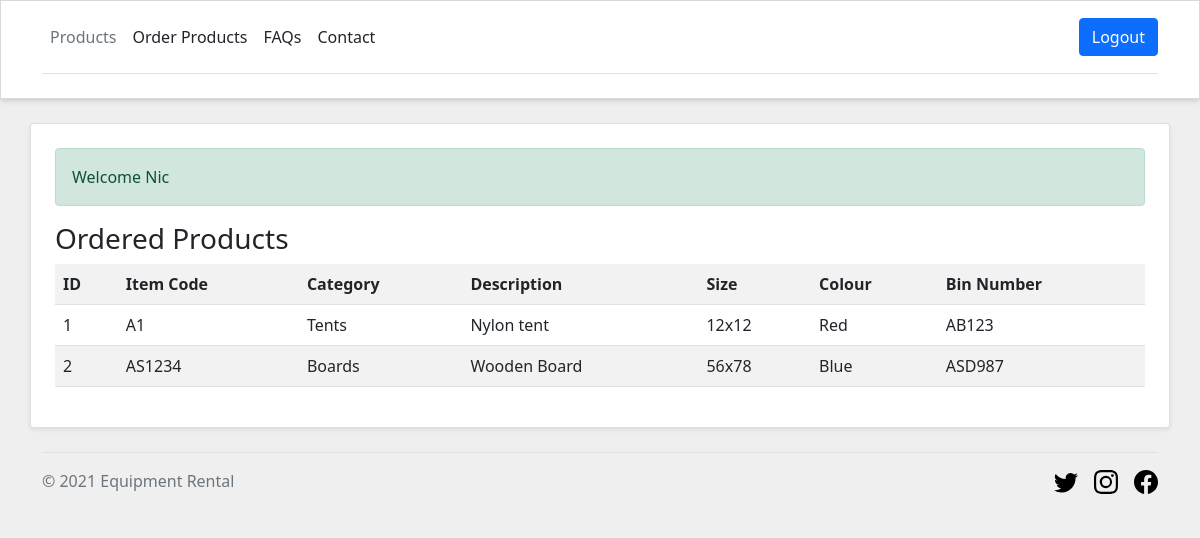
Screenshot of /ordered_products.php (signed in) with the database file from the repository.
### tables this page shows
CREATE TABLE `ordered_items` (
  `id` int(11) NOT NULL AUTO_INCREMENT,
  `item_id` int(11) DEFAULT NULL,
  `user_id` int(11) DEFAULT NULL,
  `ordered` datetime DEFAULT current_timestamp(),
  PRIMARY KEY (`id`)
);

CREATE TABLE `items` (
  `id` int(11) NOT NULL AUTO_INCREMENT,
  `item_code` varchar(256) DEFAULT NULL,
  `category` text DEFAULT NULL,
  `description` text DEFAULT NULL,
  `size` varchar(256) DEFAULT NULL,
  `color` text DEFAULT NULL,
  `bin_number` varchar(256) DEFAULT NULL,
  `created` timestamp NULL DEFAULT current_timestamp(),
  PRIMARY KEY (`id`)
);

### ordered_products.php (the view, shortened to what this page needs)
<?php
require_once("config/db.php");
$query = "SELECT * FROM `items` LEFT JOIN ordered_items ON items.id = ordered_items.item_id WHERE ordered_items.user_id = ".$_SESSION['user']['id'];
$result = mysqli_query($connection, $query);
?>
<?php require_once("header.php"); ?>
<section>
    <div class="container card rounded bg-white shadow-sm my-4 p-4">
        <div class="alert alert-success">Welcome <?php echo $_SESSION['user']['username']; ?></div>
        <h3>Ordered Products</h3>
        <table class="table table-striped table-hover">
            <tr>
                <th>ID</th>
                <th>Item Code</th>
                <th>Category</th>
                <th>Description</th>
                <th>Size</th>
                <th>Colour</th>
                <th>Bin Number</th>
            </tr>
            <?php
                if($result->num_rows > 0){
                    while($all_products = mysqli_fetch_array($result)){
            ?>
            <tr>
                <td><?php echo $all_products['id']; ?></td>
                <td><?php echo $all_products['item_code']; ?></td>
                <td><?php echo $all_products['category']; ?></td>
                <td><?php echo $all_products['description']; ?></td>
                <td><?php echo $all_products['size']; ?></td>
                <td><?php echo $all_products['color']; ?></td>
                <td><?php echo $all_products['bin_number']; ?></td>
            </tr>
            <?php }} ?>
        </table>
    </div>
</section>
<?php require_once("footer.php"); ?>

### resources/css/site.css (style rules this page uses)
body { background-color: #efefef !important; }

### rows the page displays
ordered_items: id "1", item.item_code "A1", item.category "Tents", item.description "Nylon tent", item.size "12x12", item.color "Red", item.bin_number "AB123"
ordered_items: id "2", item.item_code "AS1234", item.category "Boards", item.description "Wooden Board", item.size "56x78", item.color "Blue", item.bin_number "ASD987"

### other values shown
$_SESSION['user']['username'] "Nic"
